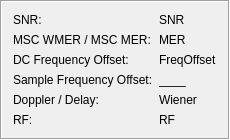
      <widget class="QFrame" name="frame_3">
       <property name="frameShape">
        <enum>QFrame::Box</enum>
       </property>
       <property name="frameShadow">
        <enum>QFrame::Sunken</enum>
       </property>
       <layout class="QHBoxLayout" name="horizontalLayout_2">
        <item>
         <layout class="QFormLayout" name="formLayout">
          <property name="fieldGrowthPolicy">
           <enum>QFormLayout::AllNonFixedFieldsGrow</enum>
          </property>
          <item row="0" column="0">
           <widget class="QLabel" name="TextSNRText">
            <property name="minimumSize">
             <size>
              <width>0</width>
              <height>0</height>
             </size>
            </property>
            <property name="text">
             <string>SNR:</string>
            </property>
            <property name="wordWrap">
             <bool>false</bool>
            </property>
           </widget>
          </item>
          <item row="0" column="1">
           <widget class="QLabel" name="ValueSNR">
            <property name="sizePolicy">
             <sizepolicy hsizetype="MinimumExpanding" vsizetype="Preferred">
              <horstretch>0</horstretch>
              <verstretch>0</verstretch>
             </sizepolicy>
            </property>
            <property name="minimumSize">
             <size>
              <width>50</width>
              <height>0</height>
             </size>
            </property>
            <property name="text">
             <string>SNR</string>
            </property>
            <property name="wordWrap">
             <bool>false</bool>
            </property>
           </widget>
          </item>
          <item row="1" column="0">
           <widget class="QLabel" name="TextMERWMER">
            <property name="minimumSize">
             <size>
              <width>0</width>
              <height>0</height>
             </size>
            </property>
            <property name="text">
             <string>MSC WMER / MSC MER:</string>
            </property>
            <property name="wordWrap">
             <bool>false</bool>
            </property>
           </widget>
          </item>
          <item row="1" column="1">
           <widget class="QLabel" name="ValueMERWMER">
            <property name="sizePolicy">
             <sizepolicy hsizetype="MinimumExpanding" vsizetype="Preferred">
              <horstretch>0</horstretch>
              <verstretch>0</verstretch>
             </sizepolicy>
            </property>
            <property name="minimumSize">
             <size>
              <width>50</width>
              <height>0</height>
             </size>
            </property>
            <property name="text">
             <string>MER</string>
            </property>
            <property name="wordWrap">
             <bool>false</bool>
            </property>
           </widget>
          </item>
          <item row="2" column="1">
           <widget class="QLabel" name="ValueFreqOffset">
            <property name="sizePolicy">
             <sizepolicy hsizetype="MinimumExpanding" vsizetype="Preferred">
              <horstretch>0</horstretch>
              <verstretch>0</verstretch>
             </sizepolicy>
            </property>
            <property name="minimumSize">
             <size>
              <width>50</width>
              <height>0</height>
             </size>
            </property>
            <property name="text">
             <string>FreqOffset</string>
            </property>
            <property name="wordWrap">
             <bool>false</bool>
            </property>
           </widget>
          </item>
          <item row="3" column="0">
           <widget class="QLabel" name="TextSampFreqOffset">
            <property name="text">
             <string>Sample Frequency Offset:</string>
            </property>
            <property name="wordWrap">
             <bool>false</bool>
            </property>
           </widget>
          </item>
          <item row="3" column="1">
           <widget class="QLabel" name="ValueSampFreqOffset">
            <property name="sizePolicy">
             <sizepolicy hsizetype="MinimumExpanding" vsizetype="Preferred">
              <horstretch>0</horstretch>
              <verstretch>0</verstretch>
             </sizepolicy>
            </property>
            <property name="minimumSize">
             <size>
              <width>50</width>
              <height>0</height>
             </size>
            </property>
            <property name="text">
             <string>____</string>
            </property>
            <property name="wordWrap">
             <bool>false</bool>
            </property>
           </widget>
          </item>
          <item row="4" column="0">
           <widget class="QLabel" name="TextWiener">
            <property name="minimumSize">
             <size>
              <width>0</width>
              <height>0</height>
             </size>
            </property>
            <property name="text">
             <string>Doppler / Delay:</string>
            </property>
            <property name="wordWrap">
             <bool>false</bool>
            </property>
           </widget>
          </item>
          <item row="4" column="1">
           <widget class="QLabel" name="ValueWiener">
            <property name="sizePolicy">
             <sizepolicy hsizetype="MinimumExpanding" vsizetype="Preferred">
              <horstretch>0</horstretch>
              <verstretch>0</verstretch>
             </sizepolicy>
            </property>
            <property name="minimumSize">
             <size>
              <width>50</width>
              <height>0</height>
             </size>
            </property>
            <property name="text">
             <string>Wiener</string>
            </property>
            <property name="wordWrap">
             <bool>false</bool>
            </property>
           </widget>
          </item>
          <item row="5" column="0">
           <widget class="QLabel" name="TextRFText">
            <property name="minimumSize">
             <size>
              <width>0</width>
              <height>0</height>
             </size>
            </property>
            <property name="text">
             <string>RF:</string>
            </property>
            <property name="wordWrap">
             <bool>false</bool>
            </property>
           </widget>
          </item>
          <item row="5" column="1">
           <widget class="QLabel" name="ValueRF">
            <property name="sizePolicy">
             <sizepolicy hsizetype="MinimumExpanding" vsizetype="Preferred">
              <horstretch>0</horstretch>
              <verstretch>0</verstretch>
             </sizepolicy>
            </property>
            <property name="minimumSize">
             <size>
              <width>50</width>
              <height>0</height>
             </size>
            </property>
            <property name="text">
             <string>RF</string>
            </property>
            <property name="wordWrap">
             <bool>false</bool>
            </property>
           </widget>
          </item>
          <item row="2" column="0">
           <widget class="QLabel" name="TextFreqOffset">
            <property name="text">
             <string>DC Frequency Offset:</string>
            </property>
           </widget>
          </item>
         </layout>
        </item>
       </layout>
      </widget>
